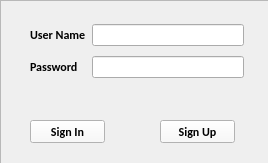
<?xml version="1.0" encoding="UTF-8"?>
<ui version="4.0">
 <class>Login</class>
 <widget class="QWidget" name="Login">
  <property name="geometry">
   <rect>
    <x>0</x>
    <y>0</y>
    <width>268</width>
    <height>163</height>
   </rect>
  </property>
  <property name="windowTitle">
   <string>Login</string>
  </property>
  <property name="windowIcon">
   <iconset resource="rsc.qrc">
    <normaloff>:/images/images/ico.ico</normaloff>:/images/images/ico.ico</iconset>
  </property>
  <property name="autoFillBackground">
   <bool>true</bool>
  </property>
  <property name="styleSheet">
   <string notr="true"/>
  </property>
  <widget class="QPushButton" name="LoginBtn">
   <property name="geometry">
    <rect>
     <x>30</x>
     <y>120</y>
     <width>75</width>
     <height>23</height>
    </rect>
   </property>
   <property name="font">
    <font>
     <family>Calibri</family>
     <weight>75</weight>
     <bold>true</bold>
    </font>
   </property>
   <property name="autoFillBackground">
    <bool>false</bool>
   </property>
   <property name="styleSheet">
    <string notr="true">background-color:rgb(249, 249, 249)</string>
   </property>
   <property name="text">
    <string>Sign In</string>
   </property>
  </widget>
  <widget class="QPushButton" name="RegisterBtn">
   <property name="geometry">
    <rect>
     <x>160</x>
     <y>120</y>
     <width>75</width>
     <height>23</height>
    </rect>
   </property>
   <property name="font">
    <font>
     <family>Calibri</family>
     <weight>75</weight>
     <bold>true</bold>
    </font>
   </property>
   <property name="autoFillBackground">
    <bool>false</bool>
   </property>
   <property name="styleSheet">
    <string notr="true">background-color:rgb(249, 249, 249)</string>
   </property>
   <property name="text">
    <string>Sign Up</string>
   </property>
  </widget>
  <widget class="QWidget" name="layoutWidget">
   <property name="geometry">
    <rect>
     <x>30</x>
     <y>20</y>
     <width>214</width>
     <height>71</height>
    </rect>
   </property>
   <layout class="QVBoxLayout" name="verticalLayout">
    <property name="bottomMargin">
     <number>9</number>
    </property>
    <item>
     <layout class="QHBoxLayout" name="horizontalLayout">
      <item>
       <widget class="QLabel" name="UserNameLbl">
        <property name="font">
         <font>
          <family>Calibri</family>
          <pointsize>9</pointsize>
          <weight>75</weight>
          <bold>true</bold>
         </font>
        </property>
        <property name="text">
         <string>User Name</string>
        </property>
       </widget>
      </item>
      <item>
       <widget class="QLineEdit" name="UserNameLineEdit"/>
      </item>
     </layout>
    </item>
    <item>
     <layout class="QHBoxLayout" name="horizontalLayout_2">
      <item alignment="Qt::AlignRight">
       <widget class="QLabel" name="PasswdLbl">
        <property name="font">
         <font>
          <family>Calibri</family>
          <weight>75</weight>
          <bold>true</bold>
         </font>
        </property>
        <property name="text">
         <string>Password   </string>
        </property>
       </widget>
      </item>
      <item>
       <widget class="QLineEdit" name="PasswdLineEdit">
        <property name="echoMode">
         <enum>QLineEdit::Password</enum>
        </property>
       </widget>
      </item>
     </layout>
    </item>
   </layout>
  </widget>
  <widget class="QFrame" name="frame">
   <property name="geometry">
    <rect>
     <x>0</x>
     <y>0</y>
     <width>271</width>
     <height>171</height>
    </rect>
   </property>
   <property name="autoFillBackground">
    <bool>false</bool>
   </property>
   <property name="styleSheet">
    <string notr="true">background-image:url(:/images/images/talent.png)</string>
   </property>
   <property name="frameShape">
    <enum>QFrame::StyledPanel</enum>
   </property>
   <property name="frameShadow">
    <enum>QFrame::Raised</enum>
   </property>
  </widget>
  <zorder>frame</zorder>
  <zorder>layoutWidget</zorder>
  <zorder>LoginBtn</zorder>
  <zorder>RegisterBtn</zorder>
 </widget>
 <resources>
  <include location="rsc.qrc"/>
 </resources>
 <connections/>
</ui>
